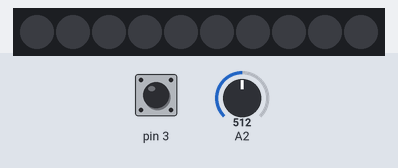
A sketch run on a simulated Arduino Uno, built with avr-gcc and run on an emulated ATmega328P. On the bench: 10 RGB LEDs in strip order, left to right. The inputs (shaded band) are chosen by the test bench; at power-on: pin 3 HIGH, A2 = 512. Dim RGB values are drawn brighter than linear; random numbers use the default seed unless the sketch sets one; what the sketch prints to the serial monitor is not drawn.

Above: at 2.6 s.
2.7 s: pin 3 pulled LOW for 1.15 s
At 3.4 s:
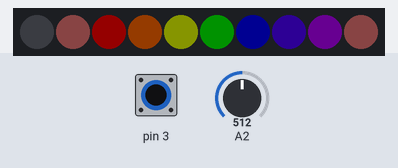
6.0 s: pin 3 pulled LOW for 3.2 s
At 8.5 s:
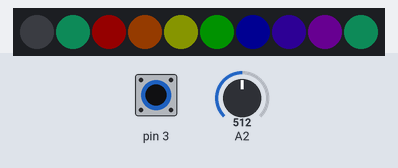
10.7 s: pin 3 driven LOW
At 12.4 s:
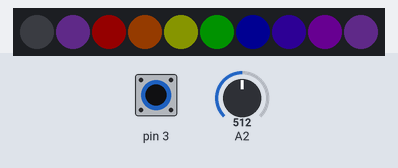
14.7 s: pin 3 driven HIGH
At 16.2 s:
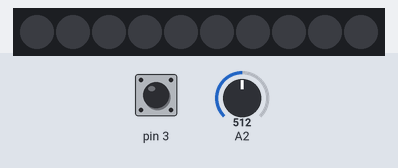
17.0 s: pin 3 driven LOW
At 18.8 s:
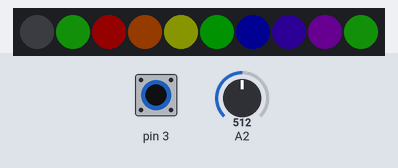
Timing chart, 0 to 20.3 s (numbered marks = the images above; inputs shaded):
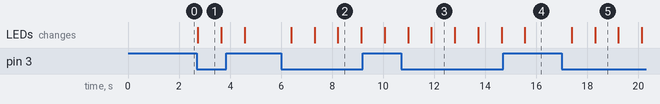

The sketch:

slider-led.ino
```cpp
#include <CapacitiveSensor.h>
#include <Adafruit_NeoPixel.h>

#define PIN        9
#define NUMPIXELS 10

CapacitiveSensor slider = CapacitiveSensor(2,3);
Adafruit_NeoPixel strip(NUMPIXELS, PIN, NEO_GRB + NEO_KHZ800);

void setup() {
  strip.begin(); // INITIALIZE NeoPixel strip object (REQUIRED)
  strip.show();            // Turn OFF all pixels ASAP
  strip.setBrightness(20);
  slider.set_CS_AutocaL_Millis(0xFFFFFFFF);

  Serial.begin(9600);
}

void loop() {
  strip.clear();
  long start = millis();
  long touch = slider.capacitiveSensor(9000);

  int val = analogRead(touch);
  Serial.println(val);
  Serial.print(touch);

  byte r, g, b;
  r = random(256);
  g = random(256-r);
  b = (255-r-g);

  if (touch >= 0 && touch < 400) { strip.clear(); }
  if (touch >= 5000) { strip.setPixelColor(1, strip.Color(r, g, b));
  strip.show(); }
  if (touch >= 5250) { strip.setPixelColor(2, strip.Color(255, 0, 0));
  strip.show(); }
  if (touch >= 5500) strip.setPixelColor(3, strip.Color(255, 100, 0));
  strip.show();
  if (touch >= 5750) strip.setPixelColor(4, strip.Color(225, 255, 0));
  strip.show();
  if (touch >= 6000) strip.setPixelColor(5, strip.Color(0, 225, 0));
  strip.show();
  if (touch >= 6250) strip.setPixelColor(6, strip.Color(0, 0, 225));
  strip.show();
  if (touch >= 6500) strip.setPixelColor(7, strip.Color(75, 0, 255));
  strip.show();
  if (touch > 6600) strip.setPixelColor(8, strip.Color(148, 0, 211));
  strip.show();
  if (touch >= 6700) strip.setPixelColor(9, strip.Color(r, g, b));
  strip.show();

  delay(10);
}
```

Measured:
- after the input at 2.7 s, the LEDs: change at once (image 1)
- after the input at 6.0 s, the LEDs: first change after 0.40 s (image 2 shows a later state)
- after the input at 10.7 s, the LEDs: first change after 0.28 s (image 3 shows a later state)
- after the input at 17.0 s, the LEDs: first change after 0.39 s (image 5 shows a later state)
- what the display in image 2 shows lasts 0.9 s, from 8.2 s to 9.1 s
